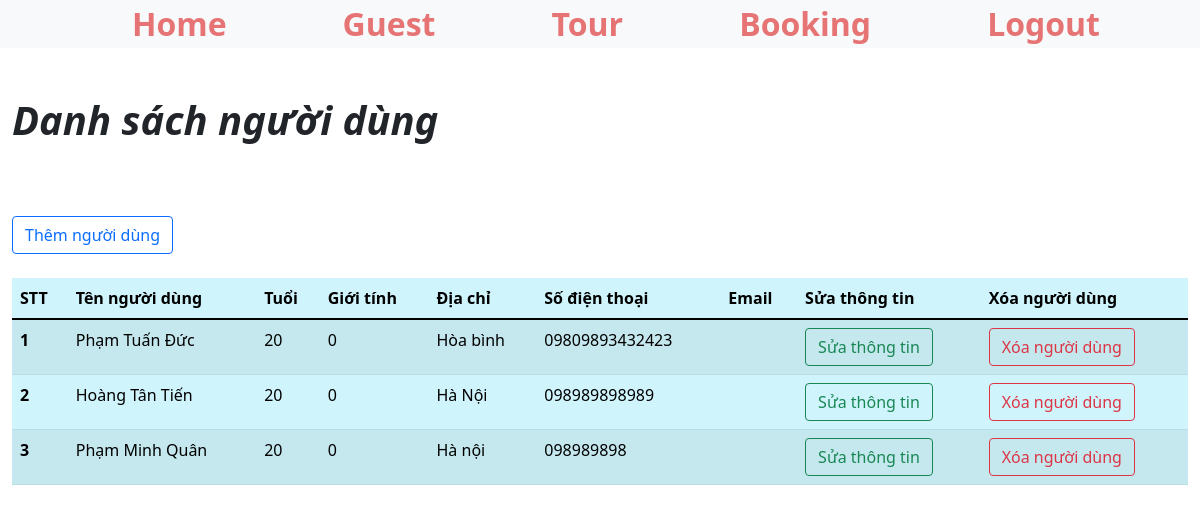
/admin/mana_guest.php, run on the app's committed database.
### tables this page shows
CREATE TABLE `user` (
  `guest_id` varchar(50) NOT NULL,
  `guest_name` varchar(100) NOT NULL,
  `guest_age` int(100) NOT NULL,
  `guest_gender` tinyint(1) NOT NULL,
  `guest_address` varchar(100) NOT NULL,
  `guest_phone` varchar(100) NOT NULL,
  `guest_email` varchar(100) NOT NULL,
  `guest_username` varchar(100) NOT NULL,
  `guest_password` varchar(16) NOT NULL
);

### admin/mana_guest.php (the view, shortened to what this page needs)
<?php
include('../config/adminheader.php');
include('../config/constant.php')
?>
 <section class="text-center bg-light">
        <div class="container  ">
            <ul class="d-flex justify-content-around">
                    <li class="fs-2 fw-bold "><a  href="index.php" class="menu-text">Home</a></li>
                    <li class="fs-2 fw-bold "><a  href="mana_guest.php" class="menu-text">Guest</a></li>
                    <li class="fs-2 fw-bold "><a  href="mana_tour.php" class="menu-text">Tour</a></li>
                    <li class="fs-2 fw-bold "><a  href="mana_bookingtour.php" class="menu-text">Booking</a></li>
                    <li class="fs-2 fw-bold "><a  href="logout.php" class="menu-text">Logout</a></li>
            </ul>
        </div>
    </section>
<div class="container-fluid ">
    <h1 class="fw-bold my-5 fst-italic"> Danh sách người dùng </h1>
    <br>
    <a href="add_guest.php" class=" btn btn-outline-primary">Thêm người dùng</a>
    <table class="table table-info table-striped mt-4">
  <thead>
    <tr>
      <th scope="col">STT</th>
      <th scope="col">Tên người dùng</th>
      <th scope="col">Tuổi</th>
      <th scope="col">Giới tính</th>
      <th scope="col">Địa chỉ</th>
      <th scope="col">Số điện thoại</th>
      <th scope="col">Email</th>
      <th scope="col">Sửa thông tin</th>
      <th scope="col">Xóa người dùng</th>
    </tr>
  </thead>
  <tbody>
  <?php
  $sql ="SELECT * FROM user";
  $result = mysqli_query($conn,$sql);
  if(mysqli_num_rows($result)>0){
      $i = 1;
      while($row = mysqli_fetch_assoc($result)){
  ?>
    <tr>
      <th scope="row"><?php echo $i ?></th>
      <td><?php echo $row['guest_name']; ?></td>
      <td><?php echo $row['guest_age']; ?></td>
      <td><?php echo $row['guest_gender']; ?></td>
      <td><?php echo $row['guest_address']; ?></td>
      <td><?php echo $row['guest_phone']; ?></td>
      <td><?php echo $row['guest_emai']; ?></td>
      <td><a href="edit_guest.php?guest_id=<?php echo $row['guest_id']; ?> " class="btn btn-outline-success"> Sửa thông tin </a></td>
      <td><a href="delete_guest.php?guest_id=<?php echo $row['guest_id']; ?> " class="btn btn-outline-danger"> Xóa người dùng </a></td>
    </tr>
    <?php
    $i++;
      }
    }
    ?>
  </tbody>
</table>
</div>
<?php
include('../config/adminfooter.php')
?>

### config/adminheader.php (shortened to what this page needs)
<!doctype html>
<html lang="en">
  <head>
    <link href="https://cdn.jsdelivr.net/npm/bootstrap@5.1.3/dist/css/bootstrap.min.css" rel="stylesheet">
    <link rel="stylesheet" href="https://cdnjs.cloudflare.com/ajax/libs/font-awesome/6.0.0-beta2/css/all.min.css" />
    <link rel="stylesheet" href="../css/admin.css">
  </head>
  <body >

### config/adminfooter.php (shortened to what this page needs)
  </body>
</html>

### css/admin.css (style rules this page uses)
a { text-decoration: none; }
ul li { list-style-type: none; }
.menu-text { color: rgb(230, 116, 116) !important; }

### data on the page
user: guest_name "Phạm Tuấn Đức", guest_age "20", guest_gender "0", guest_address "Hòa bình", guest_phone "09809893432423"
user: guest_name "Hoàng Tân Tiến", guest_age "20", guest_gender "0", guest_address "Hà Nội", guest_phone "098989898989"
user: guest_name "Phạm Minh Quân", guest_age "20", guest_gender "0", guest_address "Hà nội", guest_phone "098989898"
